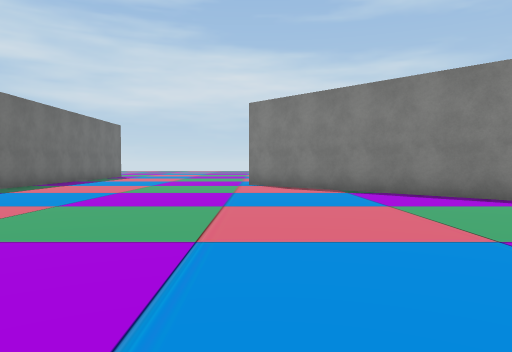
[1] (above)

12 first-person views from a walk through a 3-D level made in the Unity game engine. The camera is 1.3 m above the floor, tilts 2° down and sees 70° across. The floor is counted in squares, 2 m on a side. Each view is taken from the middle of a square. On the plan, view 1 faces up. The plan holds only what a view shows up to about 11 squares ahead; the rest is blank. The place goes on beyond the plan. The player is left out. Some surface patterns are stand-ins.

[2]
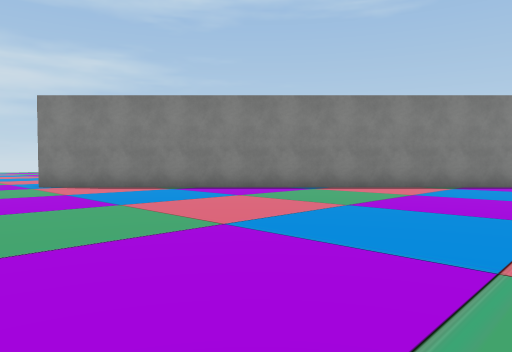

[3]
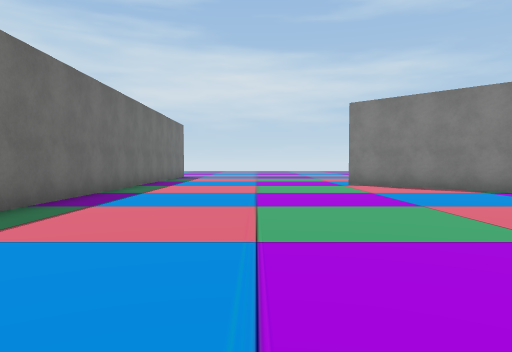

[4]
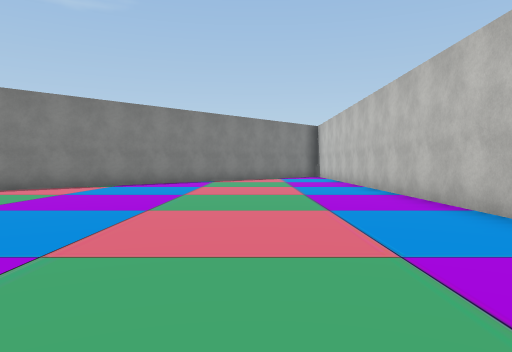

[5]
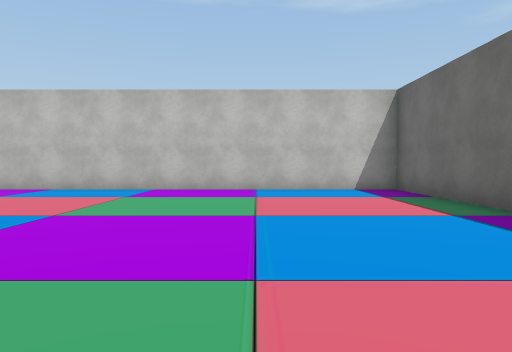

[6]
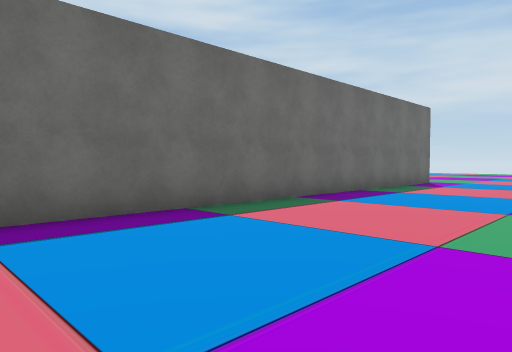

[7]
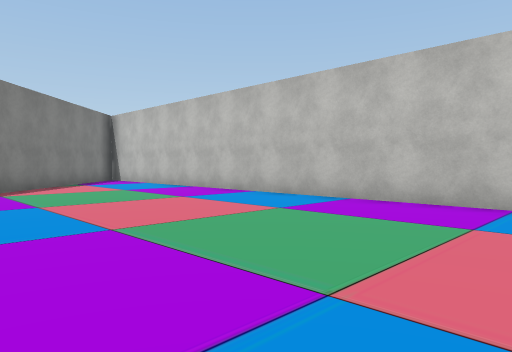

[8]
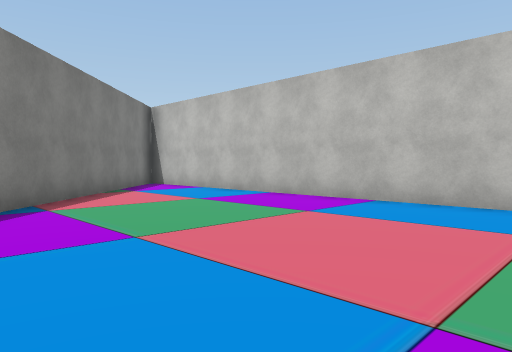

[9]
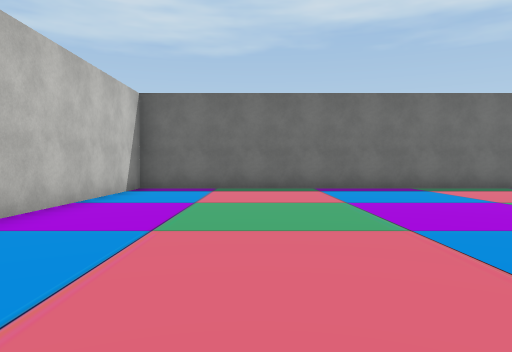

[10]
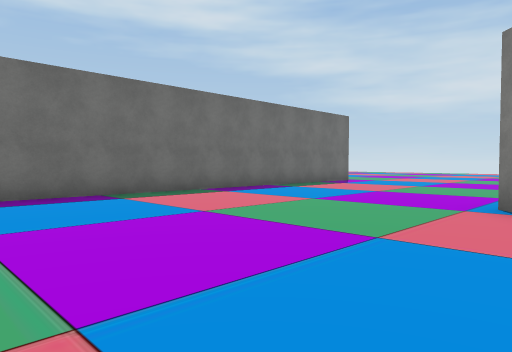

[11]
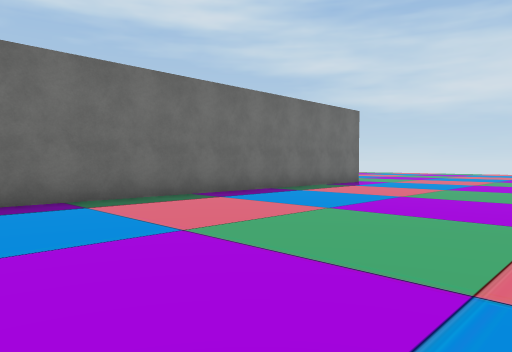

[12]
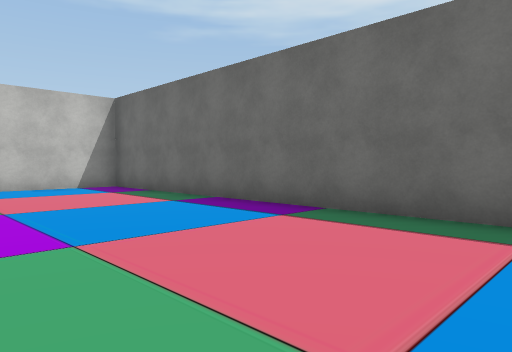

### Floor plan
Points are (right, up) in squares from view 1. A wall is a line through its corners. A room is listed if a view was taken in it or the views show most of it. See-through windows are left out.
Room 1 (views 1, 2, 3, 4, 5, 6, 7, 8, 9, 10, 11, 12)
walls: (-6.4, 13.5) (-6.4, -4) (13.6, -4); (14.2, -3.4) (-0.3, 11.1)
ways out: opening at (-1, 12.5)

Where each view was taken, in squares from view 1:
view 1: 0 up, 0 right, facing up
view 2: 0 up, 3 left, facing up-right
view 3: 0 up, 3 left, facing up
view 4: 1 down, 3 left, facing right
view 5: 5 up, 3 left, facing down
view 6: 5 up, 2 left, facing up-left
view 7: 2 up, 1 right, facing down-right
view 8: 2 up, 4 right, facing down-right
view 9: 1 down, 3 right, facing left
view 10: 5 up, 1 right, facing up-left
view 11: 6 up, 0 right, facing up-left
view 12: 6 up, 2 left, facing down-left
